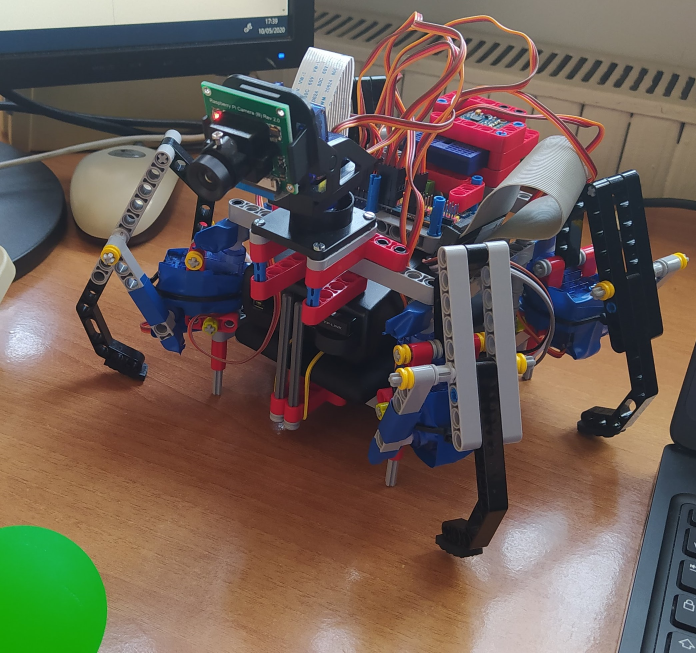
#> input picture img/lego-servo-connections/robot-1.jpg, 2088 x 1958 px, given in place of the camera (shown at 1/3 size)
$ python detect_ball.py
#> lines starting #> are read from the running program, lines starting #| are printed output that depends on the picture; after the words box and inside, x2 and y2 are one past the last pixel; in counts of white or black regions, pixels touching at a corner belong together; long printed decimals are rounded
#> further down, frame is the input picture: shape (1958, 2088, 3); mean B, G, R 84.6, 93.8, 108.5
import argparse
import cv2
import imutils
import numpy as np

#initialize capture (video or camera)
camera = cv2.VideoCapture(0)
camera.set(3, 320)
camera.set(4, 240)

def printRangeCenterColor(frame, interval):
#> called with interval = 10
    minH, minS, minV = 255, 255, 255
    maxH, maxS, maxV = 0, 0, 0
    w, h = 320, 240
    centerX, centerY = w//2, h//2
    for x in range(centerX-interval, centerX+interval):
        for y in range(centerY-interval, centerY+interval):
            h, s, v = frame[x,y]
            if h < minH: minH = h
            if s < minS: minS = s
            if v < minV: minV =v
            if h > maxH: maxH = h
            if s > maxS: maxS = s
            if v > maxV: maxV = v
#> after the loop, maxH = 87; maxS = 70; maxV = 56; minH = 63; minS = 52; minV = 38
    print("center color range (%s, %s, %s), (%s, %s, %s)" % (minH, minS, minV, maxH, maxS, maxV))
#| center color range (63, 52, 38), (87, 70, 56)
    cv2.line(frame, (centerX-interval, centerY), (centerX+interval, centerY), (0, 255, 0), thickness=2)
    cv2.line(frame, (centerX, centerY-interval), (centerX, centerY+interval), (0, 255, 0), thickness=2)
    return ((minH, minS, minV), (maxH, maxS, maxV))

#color thresholds
colorThresholds = (
    ( (13,  0,   255), (50,  255, 255) ), #orangeDay
    ( (0,   185, 181), (19,  247, 246) ), #orangeNight
    ( (61,  91,  133), (85,  255, 255) ), #greenDay
    ( (70,  156, 64),  (87,  255, 255) ), #greenNight
    #( (97,  115, 136), (121, 250, 255) ), #blueDay
    #( (107, 153, 127), (123, 255, 242) )  #blueNight
)

#infinite loop
while True:
    #Capture frame-by-frame
    ret, frame = camera.read()
    if frame is None: break

    printRangeCenterColor(frame, 10)

    blurred = frame #cv2.GaussianBlur(frame, (11, 11), 0)
    hsv = cv2.cvtColor(blurred, cv2.COLOR_BGR2HSV)
#> hsv: shape (1958, 2088, 3); mean H, S, V 62.1, 93.5, 119.8

    #applica i range di colori
    mask = None
    for minColor, maxColor in colorThresholds:
        minColor = np.asarray(minColor, dtype=np.float32)
        maxColor = np.asarray(maxColor, dtype=np.float32)
        if mask is None:
             mask = cv2.inRange(hsv, minColor, maxColor)
        else:
            mask |= cv2.inRange(hsv, minColor, maxColor)
#> this loop made 4 passes
#> pass 1, `mask = cv2.inRange(hsv, minColor, maxColor)`:
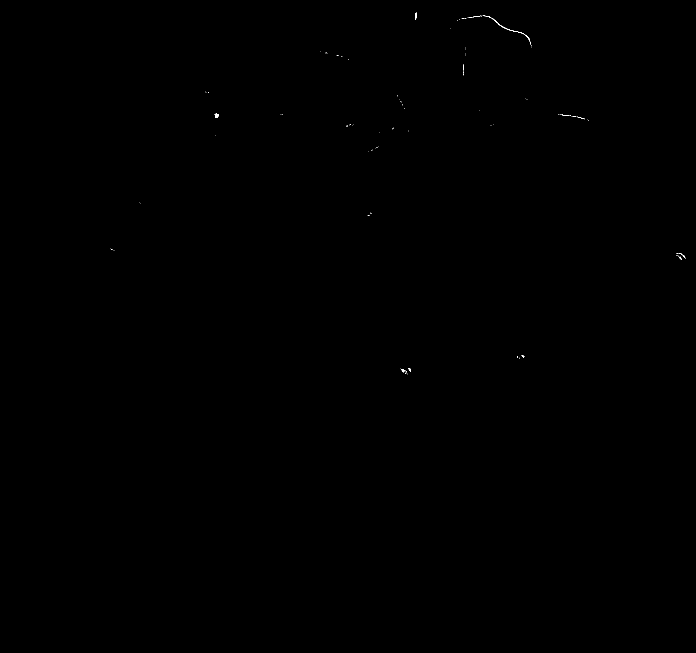
#> mask: shape (1958, 2088) (shown at 1/3 size); 0.02% white in thin lines or dots, all inside (x1, y1, x2, y2) = (331, 36, 2057, 1124)
#> pass 3, `mask |= cv2.inRange(hsv, minColor, maxColor)`:
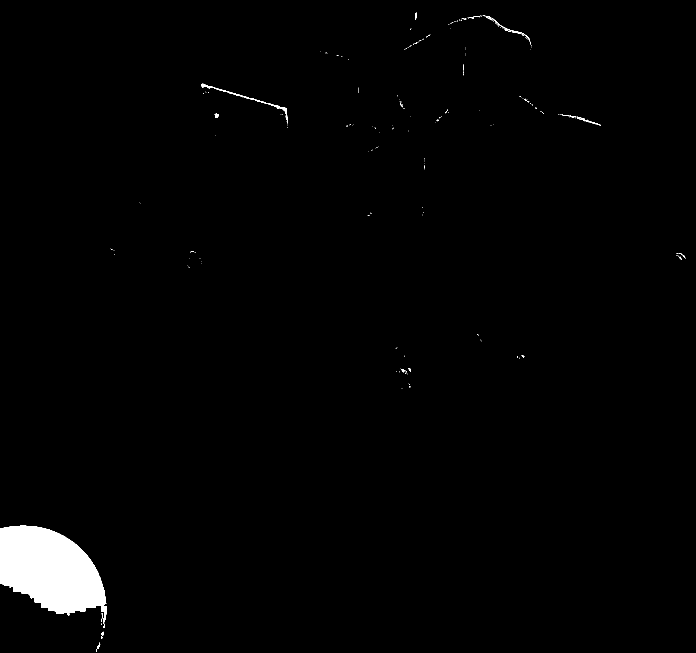
#> mask: shape (1958, 2088) (shown at 1/3 size); 1.6% white; 295 white regions (273 under 20 px), largest, box (x1, y1, x2, y2) and area: (0, 1577, 320, 1860) 60897, (603, 251, 864, 369) 1184, (1730, 351, 1764, 366) 124
#> after the loop:
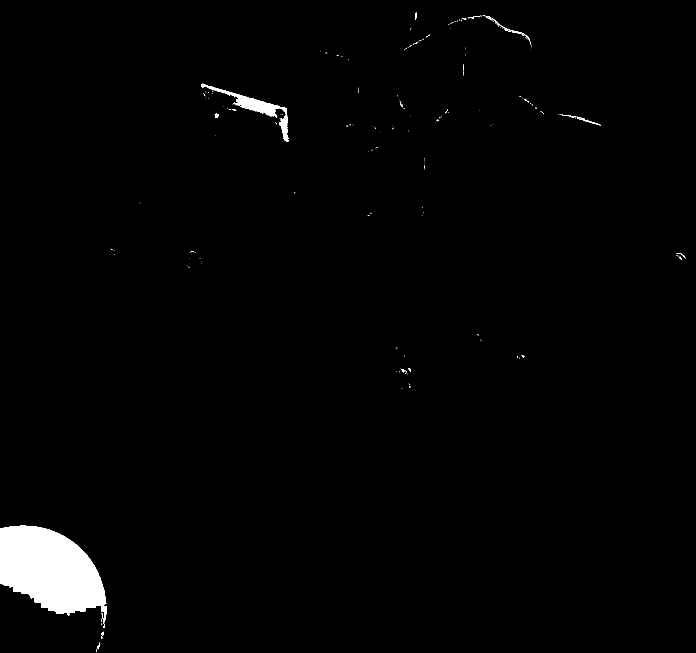
#> mask: shape (1958, 2088) (shown at 1/3 size); 1.7% white; 337 white regions (314 under 20 px), largest, box (x1, y1, x2, y2) and area: (0, 1577, 320, 1860) 60897, (603, 251, 867, 425) 5990, (1730, 351, 1764, 366) 124

    mask = cv2.erode(mask, None, iterations=2)
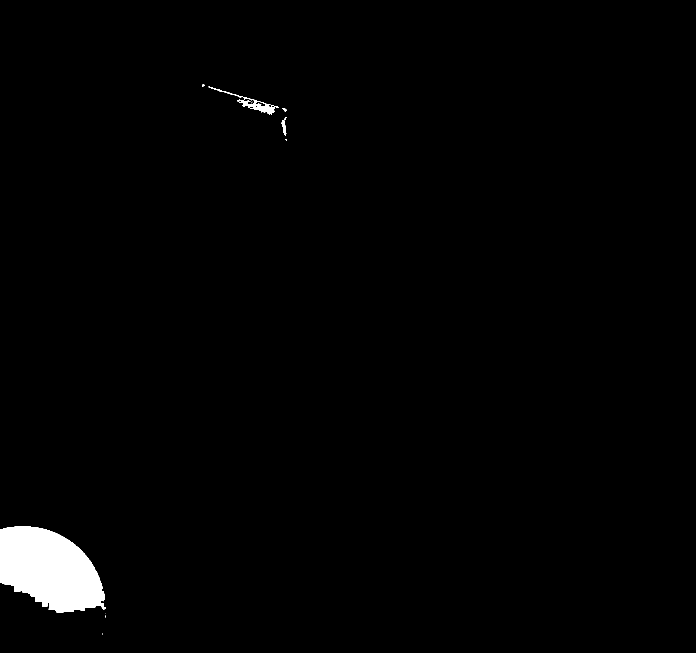
#> mask: shape (1958, 2088) (shown at 1/3 size); 1.5% white; 12 white regions (5 under 20 px), largest, box (x1, y1, x2, y2) and area: (0, 1579, 318, 1838) 58390, (711, 291, 836, 345) 1951, (843, 361, 859, 408) 332
    mask = cv2.dilate(mask, None, iterations=2)
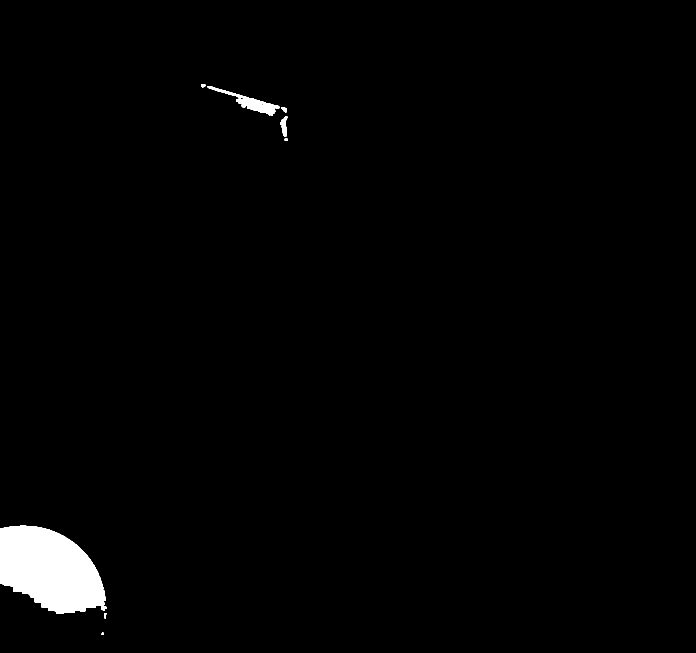
#> mask: shape (1958, 2088) (shown at 1/3 size); 1.6% white; 8 white regions

    #trova i contorni
    contours  = cv2.findContours(mask.copy(), cv2.RETR_EXTERNAL, cv2.CHAIN_APPROX_SIMPLE)[-2]
#> contours = 8 contours; box (x1, y1, x2, y2) and area: (0, 1577, 320, 1840) 60074, (623, 258, 838, 347) 4040, (841, 349, 862, 410) 620, (844, 322, 861, 337) 151, (604, 252, 616, 262) 86, (313, 1839, 319, 1855) 60, (854, 416, 863, 423) 46, (305, 1898, 311, 1905) 28
    center = None


    for contour in contours:
        ((x, y), radius) = cv2.minEnclosingCircle(contour)
        M = cv2.moments(contour)
        center = (int(M["m10"] / M["m00"]), int(M["m01"] / M["m00"]))
        print("radius %s" % radius)
        if radius > 8:
            cv2.circle(frame, (int(x), int(y)), int(radius), (0, 255, 255), 2)
            cv2.circle(frame, center, 5, (0, 0, 255), -1)
#> this loop made 8 passes
#> (x, y, radius, center) on passes 1 to 8: (307.5, 1901, 3.91, (307, 1901)), (315.5, 1846.5, 7.91, (315, 1846)), (159.5, 1706, 199.6, (147, 1708)), (858, 419, 5, (858, 418)), (857, 379, 30.27, (852, 378)), (851.5, 329, 10.26, (853, 328)), (730, 291, 112, (755, 309)), (609.5, 255.9, 6.21, (609, 256))
#| radius 3.905
#| radius 7.906
#| radius 199.600
#| radius 5.000
#| radius 30.266
#| radius 10.259
#| radius 111.973
#| radius 6.206

    #view video to the screen
    cv2.imshow('Mask', mask)
    cv2.imshow('Video', frame)

    #if the 'q' key is pressed, stop the loop
    if cv2.waitKey(35) & 0xFF == ord('q'):
#> (key q is pressed here)
       break

#When everything is done, release the capture
camera.release()
cv2.destroyAllWindows()
